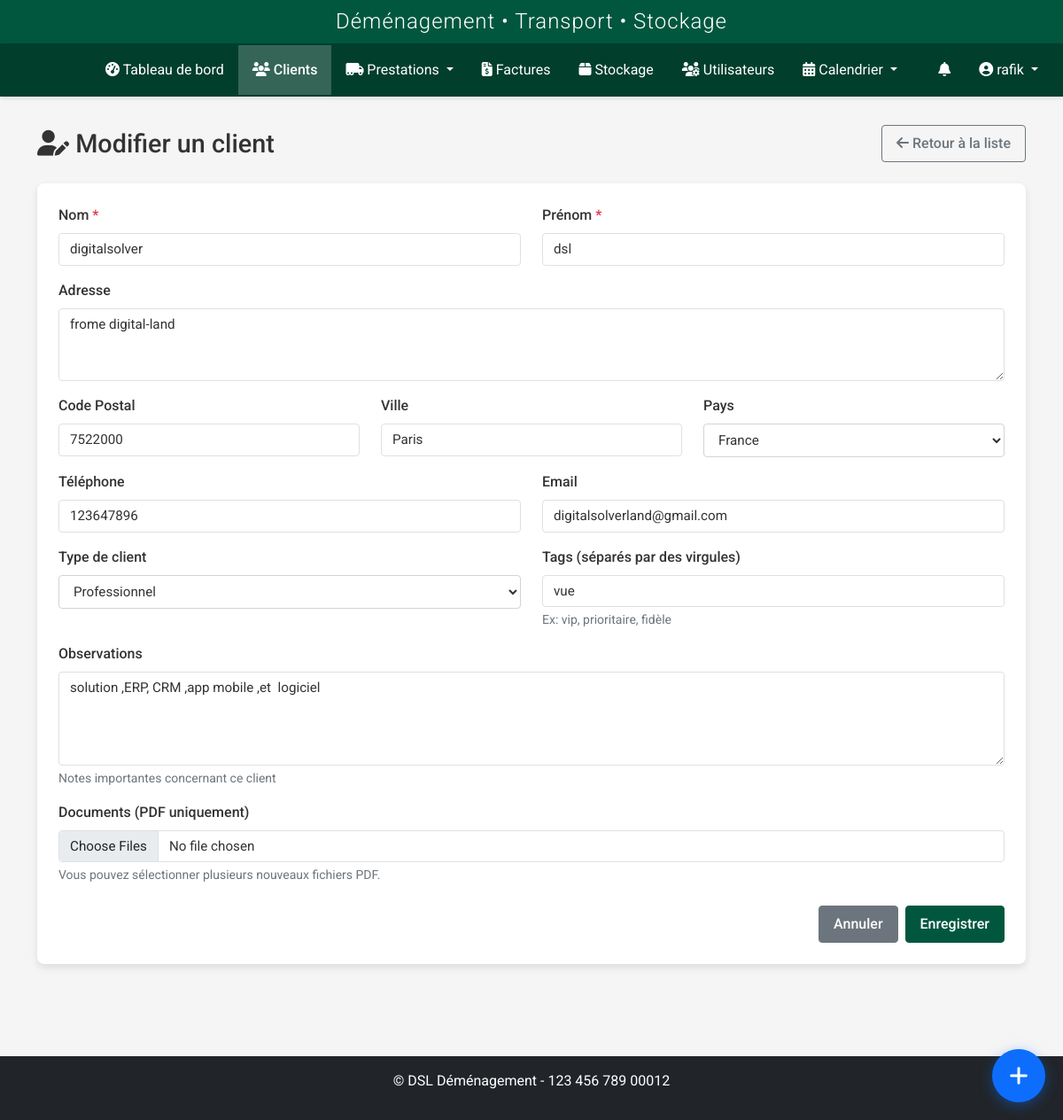
Screenshot of /clients/clients/19/edit (signed in) with the database file from the repository.
### models.py (models this page shows, shortened)
class User(UserMixin, db.Model):
    id = db.Column(db.Integer, primary_key=True)
    nom = db.Column(db.String(64), nullable=False)
    prenom = db.Column(db.String(64), nullable=False)
    username = db.Column(db.String(64), unique=True, nullable=False)
    email = db.Column(db.String(120), unique=True, nullable=True)
    password_hash = db.Column(db.String(256), nullable=False)
    role = db.Column(db.String(20), nullable=False, default='transporteur')
    statut = db.Column(db.String(20), nullable=False, default='actif')
    vehicule = db.Column(db.String(100), nullable=True)
    type_vehicule_id = db.Column(db.Integer, db.ForeignKey('type_vehicule.id'), nullable=True)
    permis_conduire = db.Column(db.String(50), nullable=True)
    notes = db.Column(db.Text, nullable=True)
    derniere_connexion = db.Column(db.DateTime, nullable=True)
    date_creation = db.Column(db.DateTime, nullable=False, default=datetime.utcnow)
    prestations = db.relationship('Prestation', secondary=prestation_transporteurs, back_populates='transporteurs')
    type_vehicule = db.relationship('TypeVehicule', backref='transporteurs')
    def is_admin(self):
        return self.role in ['admin', 'superadmin']
    def is_transporteur(self):
        return self.role == 'transporteur' or self.is_admin()

class Client(db.Model):
    id = db.Column(db.Integer, primary_key=True)
    nom = db.Column(db.String(64), nullable=False)
    prenom = db.Column(db.String(64), nullable=False)
    adresse = db.Column(db.Text, nullable=True)
    code_postal = db.Column(db.String(10), nullable=True)
    ville = db.Column(db.String(64), nullable=True)
    pays = db.Column(db.String(64), default='France')
    telephone = db.Column(db.String(20), nullable=True)
    email = db.Column(db.String(120), nullable=True)
    type_client = db.Column(db.String(50), nullable=True)
    tags = db.Column(db.Text, nullable=True)
    observations = db.Column(db.Text, nullable=True)
    statut = db.Column(db.String(20), default='actif')
    archive = db.Column(db.Boolean, default=False)
    date_creation = db.Column(db.DateTime, nullable=False, default=datetime.utcnow)
    commercial_id = db.Column(db.Integer, db.ForeignKey('user.id'), nullable=True)
    commercial = db.relationship('User', backref=db.backref('clients', lazy=True), foreign_keys=[commercial_id])
    prestations_principales = db.relationship('Prestation', backref=db.backref('client_principal', lazy=True), lazy=True, foreign_keys="Prestation.client_id")
    prestations_supplementaires = db.relationship('Prestation', secondary=prestation_clients, back_populates='clients_supplementaires')
    factures = db.relationship('Facture', backref='client', lazy=True)

### routes/client.py (the view, shortened to what this page needs)
@client_bp.route('/clients/<int:id>/edit', methods=['GET', 'POST'])
@login_required
@role_required('commercial', 'admin', 'superadmin')
def edit(id):
    client = Client.query.get_or_404(id)
    form = ClientForm(obj=client)
    documents = Document.query.filter_by(client_id=client.id).all()
    return render_template(
        'clients/edit.html',
        title='Modifier un Client',
        form=form,
        client=client,
        documents=documents
    )

### templates/clients/edit.html (shortened to what this page needs)
{% extends 'base.html' %}
{% block content %}
<div class="client-page">
    <div class="page-title">
        <h1><i class="fas fa-user-edit"></i> Modifier un client</h1>
        <a href="{{ url_for('client.index') }}" class="btn btn-outline-secondary">
            <i class="fas fa-arrow-left"></i> Retour à la liste
        </a>
    </div>
    <div class="card">
        <div class="card-body">
            <form method="POST" enctype="multipart/form-data">
                <div class="row mb-3">
                    <div class="col-md-6">
                        <label for="nom" class="form-label">{{ form.nom.label.text }} <span class="text-danger">*</span></label>
                        {{ form.nom(class="form-control" + (" is-invalid" if form.nom.errors else ""), id="nom") }}
                    </div>
                    <div class="col-md-6">
                        <label for="prenom" class="form-label">{{ form.prenom.label.text }} <span class="text-danger">*</span></label>
                        {{ form.prenom(class="form-control" + (" is-invalid" if form.prenom.errors else ""), id="prenom") }}
                    </div>
                </div>
                <div class="mb-3">
                    <label for="adresse" class="form-label">{{ form.adresse.label.text }}</label>
                    {{ form.adresse(class="form-control" + (" is-invalid" if form.adresse.errors else ""), id="adresse", rows=3) }}
                </div>
                <div class="row mb-3">
                    <div class="col-md-4">
                        <label for="code_postal" class="form-label">{{ form.code_postal.label.text }}</label>
                        {{ form.code_postal(class="form-control" + (" is-invalid" if form.code_postal.errors else ""), id="code_postal") }}
                    </div>
                    <div class="col-md-4">
                        <label for="ville" class="form-label">{{ form.ville.label.text }}</label>
                        {{ form.ville(class="form-control" + (" is-invalid" if form.ville.errors else ""), id="ville", autocomplete="off") }}
                    </div>
                    <div class="col-md-4">
                        <label for="pays" class="form-label">{{ form.pays.label.text }}</label>
                        {{ form.pays(class="form-control" + (" is-invalid" if form.pays.errors else ""), id="pays") }}
                    </div>
                </div>
                <div class="row mb-3">
                    <div class="col-md-6">
                        <label for="telephone" class="form-label">{{ form.telephone.label.text }}</label>
                        {{ form.telephone(class="form-control" + (" is-invalid" if form.telephone.errors else ""), id="telephone") }}
                    </div>
                    <div class="col-md-6">
                        <label for="email" class="form-label">{{ form.email.label.text }}</label>
                        {{ form.email(class="form-control" + (" is-invalid" if form.email.errors else ""), id="email", type="email") }}
                    </div>
                </div>
                <div class="row mb-3">
                    <div class="col-md-6">
                        <label for="type_client" class="form-label">{{ form.type_client.label.text }}</label>
                        {{ form.type_client(class="form-control" + (" is-invalid" if form.type_client.errors else ""), id="type_client") }}
                    </div>
                    <div class="col-md-6">
                        <label for="tags" class="form-label">{{ form.tags.label.text }}</label>
                        {{ form.tags(class="form-control" + (" is-invalid" if form.tags.errors else ""), id="tags") }}
                        <div class="form-text">Ex: vip, prioritaire, fidèle</div>
                    </div>
                </div>
                <div class="mb-3">
                    <label for="observations" class="form-label">{{ form.observations.label.text }}</label>
                    {{ form.observations(class="form-control" + (" is-invalid" if form.observations.errors else ""), id="observations", rows=4) }}
                    <div class="form-text">Notes importantes concernant ce client</div>
                </div>
                <div class="mb-4">
                    <label for="documents" class="form-label">{{ form.documents.label.text }}</label>
                    {{ form.documents(class="form-control" + (" is-invalid" if form.documents.errors else ""), id="documents", multiple=True) }}
                    <div class="form-text">Vous pouvez sélectionner plusieurs nouveaux fichiers PDF.</div>
                </div>
                <div class="d-grid gap-2 d-md-flex justify-content-md-end">
                    <a href="{{ url_for('client.index') }}" class="btn btn-secondary">Annuler</a>
                    {{ form.submit(class="btn btn-primary") }}
                </div>
            </form>
        </div>
    </div>
</div>
{% endblock %}

### templates/base.html (shortened to what this page needs)
<!DOCTYPE html>
<html lang="fr">
<head>
    <link href="https://cdn.jsdelivr.net/npm/bootstrap@5.2.3/dist/css/bootstrap.min.css" rel="stylesheet">
    <link rel="stylesheet" href="https://cdnjs.cloudflare.com/ajax/libs/font-awesome/6.2.1/css/all.min.css">
    <link rel="stylesheet" href="https://cdnjs.cloudflare.com/ajax/libs/toastr.js/latest/toastr.min.css">
    <link href="https://cdn.jsdelivr.net/npm/fullcalendar@5.11.3/main.min.css" rel="stylesheet">
    <link href="https://cdn.jsdelivr.net/npm/summernote@0.8.18/dist/summernote-lite.min.css" rel="stylesheet">
    <link rel="stylesheet" href="{{ url_for('static', filename='css/style.css') }}">
    <link rel="stylesheet" href="{{ url_for('static', filename='css/notification-flash.css') }}">
    <link rel="stylesheet" href="{{ url_for('static', filename='css/notifications.css') }}">
    <link rel="stylesheet" href="{{ url_for('static', filename='css/prestations.css') }}">
    <link rel="stylesheet" href="{{ url_for('static', filename='css/custom-calendar.css') }}">
    <link rel="stylesheet" href="{{ url_for('static', filename='css/navbar-logos.css') }}">
    <link rel="stylesheet" href="{{ url_for('static', filename='css/whatsapp-buttons.css') }}">
    <link rel="stylesheet" href="{{ url_for('static', filename='css/quick-access-bubble.css') }}">
</head>
<body {% if current_user.is_authenticated %}data-user-role="{{ current_user.role }}" data-user-id="{{ current_user.id }}"{% endif %}>
    {% if current_user.is_authenticated %}
        <header>
            <div class="app-header">
                <h2>Déménagement • Transport • Stockage</h2>
            </div>
            <nav class="navbar navbar-dark navbar-expand-lg">
                <div class="container-fluid">
                    <a class="navbar-brand" href="{{ url_for('dashboard.index') }}">
                        <div class="logo-slideshow">
                        </div>
                    </a>
                    <div class="collapse navbar-collapse" id="navbarMain">
                        <ul class="navbar-nav me-auto mb-2 mb-lg-0">
                            <li class="nav-item">
                                <a class="nav-link {% if request.endpoint == 'dashboard.index' %}active{% endif %}" href="{{ url_for('dashboard.index') }}">
                                    <i class="fas fa-tachometer-alt"></i> Tableau de bord
                                </a>
                            </li>
                            <li class="nav-item">
                                <a class="nav-link {% if request.endpoint.startswith('client.') %}active{% endif %}" href="{{ url_for('client.index') }}">
                                    <i class="fas fa-users"></i> Clients
                                </a>
                            </li>
                            <li class="nav-item dropdown">
                                <a class="nav-link dropdown-toggle {% if request.endpoint.startswith('prestation.') %}active{% endif %}" href="#" id="prestationsDropdown" role="button" data-bs-toggle="dropdown" aria-expanded="false">
                                    <i class="fas fa-truck-moving"></i> Prestations
                                </a>
                            </li>
                            <li class="nav-item">
                                <a class="nav-link {% if request.endpoint.startswith('facture.') %}active{% endif %}" href="{{ url_for('facture.index') }}">
                                    <i class="fas fa-file-invoice-dollar"></i> Factures
                                </a>
                            </li>
                            <li class="nav-item">
                                <a class="nav-link {% if request.endpoint.startswith('stockage.') %}active{% endif %}" href="{{ url_for('stockage.index') }}">
                                    <i class="fas fa-box"></i> Stockage
                                </a>
                            </li>
                            {% if current_user.is_admin %}
                            <li class="nav-item">
                                <a class="nav-link {% if request.endpoint.startswith('user.') %}active{% endif %}" href="{{ url_for('user.index') }}">
                                    <i class="fas fa-users-cog"></i> Utilisateurs
                                </a>
                            </li>
                            {% endif %}
                            <li class="nav-item dropdown">
                                <a class="nav-link dropdown-toggle {% if request.endpoint.startswith('calendrier.') %}active{% endif %}" href="#" id="calendrierDropdown" role="button" data-bs-toggle="dropdown" aria-expanded="false">
                                    <i class="fas fa-calendar-alt"></i> Calendrier
                                </a>
                            </li>
                        </ul>
                        <ul class="navbar-nav">
                            {% if current_user.is_authenticated and (current_user.is_transporteur() or current_user.is_admin() or current_user.role in ['commercial', 'superadmin']) %}
                            <li class="nav-item">
                                <a href="{{ url_for('transporteur_prestations.notifications') }}" class="nav-link position-relative">
                                    <i class="fas fa-bell"></i>
                                </a>
                            </li>
                            {% endif %}
                            <li class="nav-item dropdown">
                                <a class="nav-link dropdown-toggle" href="#" id="userDropdown" role="button" data-bs-toggle="dropdown">
                                    <i class="fas fa-user-circle"></i> {{ current_user.username }}
                                </a>
                            </li>
                        </ul>
                    </div>
                </div>
            </nav>
        </header>
        <main class="main-content">
            <div class="container">
                {% block content %}{% endblock %}
            </div>
        </main>
        <footer class="mt-5 py-3 bg-dark text-white">
            <div class="container text-center">
                <p>&copy; {{ config.COMPANY_FULL_NAME }} - {{ config.COMPANY_SIRET }}</p>
            </div>
        </footer>
    {% else %}
        <main class="main-content">
            <div class="container">
                {% block auth_content %}{% endblock %}
            </div>
        </main>
    {% endif %}
</body>
</html>

### rows the page displays
User: username "rafik"
Client: nom "digitalsolver", prenom "dsl", adresse "frome digital-land", code_postal "7522000", ville "Paris", pays "France", telephone "123647896", email "digitalsolverland@gmail.com", type_client "Professionnel", tags "vue", observations "solution ,ERP, CRM ,app mobile ,et logiciel"

### other values shown
{{ config.COMPANY_FULL_NAME }} "DSL Déménagement"
{{ config.COMPANY_SIRET }} "123 456 789 00012"
